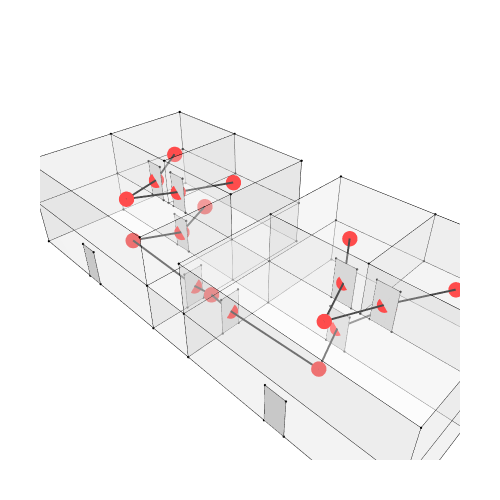

This figure's notebook cell:
### Code cell
Topology.Show(cc_with_doors, doors, dual_graph,
              vertexSizeKey="size",
              vertexColorKey="color",
              edgeWidthKey="width",
              edgeColorKey="color",
              faceOpacity=0.3,
              backgroundColor="white",
              width=500,
              height=500,
              renderer=renderer)

### Figure 1 — Plotly figure (JSON) as saved in the notebook; plotly's stock layout.template omitted (floating-point values rounded to 4 significant figures; data arrays with more than 128 entries replaced by an {"elided": "..."} marker saying what was removed)
{"data": [{"customdata": ["", "", "", "", "", "", "", "", "", "", "", "", "", "", "", "", "", "", "", "", "", "", "", "", "", "", "", "", "", "", "", "", "", "", "", "", "", "", "", "", "", "", "", ""], "hoverinfo": "text", "hovertemplate": ["Click ", "Click ", "Click ", "Click ", "Click ", "Click ", "Click ", "Click ", "Click ", "Click ", "Click ", "Click ", "Click ", "Click ", "Click ", "Click ", "Click ", "Click ", "Click ", "Click ", "Click ", "Click ", "Click ", "Click ", "Click ", "Click ", "Click ", "Click ", "Click ", "Click ", "Click ", "Click ", "Click ", "Click ", "Click ", "Click ", "Click ", "Click ", "Click ", "Click ", "Click ", "Click ", "Click ", "Click "], "hovertext": ["", "", "", "", "", "", "", "", "", "", "", "", "", "", "", "", "", "", "", "", "", "", "", "", "", "", "", "", "", "", "", "", "", "", "", "", "", "", "", "", "", "", "", ""], "legendgroup": "1", "legendrank": 1, "marker": {"color": ["#000000", "#000000", "#000000", "#000000", "#000000", "#000000", "#000000", "#000000", "#000000", "#000000", "#000000", "#000000", "#000000", "#000000", "#000000", "#000000", "#000000", "#000000", "#000000", "#000000", "#000000", "#000000", "#000000", "#000000", "#000000", "#000000", "#000000", "#000000", "#000000", "#000000", "#000000", "#000000", "#000000", "#000000", "#000000", "#000000", "#000000", "#000000", "#000000", "#000000", "#000000", "#000000", "#000000", "#000000"], "line": {"width": 0}, "opacity": 1, "size": [2.8, 2.8, 2.8, 2.8, 2.8, 2.8, 2.8, 2.8, 2.8, 2.8, 2.8, 2.8, 2.8, 2.8, 2.8, 2.8, 2.8, 2.8, 2.8, 2.8, 2.8, 2.8, 2.8, 2.8, 2.8, 2.8, 2.8, 2.8, 2.8, 2.8, 2.8, 2.8, 2.8, 2.8, 2.8, 2.8, 2.8, 2.8, 2.8, 2.8, 2.8, 2.8, 2.8, 2.8], "sizemode": "diameter", "symbol": "circle"}, "mode": "markers", "name": "1: Untitled (Vertices)", "showlegend": false, "text": ["", "", "", "", "", "", "", "", "", "", "", "", "", "", "", "", "", "", "", "", "", "", "", "", "", "", "", "", "", "", "", "", "", "", "", "", "", "", "", "", "", "", "", ""], "type": "scatter3d", "x": [1, 3, 3, 1, 3, 1, 3, 1, 3, 1, 3, 1, 3, 3, 1, 1, -1, -1, -1, -1, -1, -1, -1, 1, -1, 1, -1, -1, 1, 1, 1, 3, 3, 3, 3, 3, 1, -1, 1, -1, 1, 3, 3, 3], "y": [5, 5, 5, 5, 3, 3, 3, 3, 7, 7, 7, 7, 3, 7, 3, 7, 3, 7, 3, 7, 3, 7, 2, 2, 2, 2, -2, -2, -2, -2, 0, 2, 2, -2, -2, 0, 2, 2, 0, -2, -2, 2, 0, -2], "z": [2, 2, 1, 1, 2, 2, 1, 1, 2, 2, 1, 1, 0, 0, 0, 0, 2, 2, 1, 1, 0, 0, 1, 1, 0, 0, 0, 1, 0, 1, 1, 0, 1, 0, 1, 1, 2, 2, 2, 2, 2, 2, 2, 2]}, {"hoverinfo": "text", "hovertext": [], "legendgroup": "2", "legendrank": 2, "line": {"color": "#000000", "dash": "solid", "width": 1}, "marker": {"color": "#000000", "size": 0.25, "symbol": "circle"}, "mode": "markers+lines", "name": "1: Untitled (Edges)", "showlegend": false, "text": [], "type": "scatter3d", "x": {"elided": "258 int values"}, "y": {"elided": "258 int values"}, "z": {"elided": "258 int values"}}, {"cmax": 1, "cmin": 0, "color": "#FAFAFA", "colorscale": [[0, "#440154"], [0.1111, "#482878"], [0.2222, "#3e4989"], [0.3333, "#31688e"], [0.4444, "#26828e"], [0.5556, "#1f9e89"], [0.6667, "#35b779"], [0.7778, "#6ece58"], [0.8889, "#b5de2b"], [1, "#fde725"]], "flatshading": true, "hoverinfo": "text", "hovertext": "", "i": [0, 0, 0, 0, 5, 5, 2, 2, 7, 7, 6, 6, 8, 8, 0, 0, 11, 11, 2, 2, 8, 8, 1, 13, 6, 13, 13, 2, 14, 14, 15, 15, 10, 10, 3, 3, 9, 18, 19, 19, 7, 7, 9, 9, 18, 18, 14, 14, 20, 20, 11, 11, 21, 21, 7, 7, 24, 24, 20, 20, 23, 23, 25, 25, 26, 26, 24, 24, 25, 29, 25, 30, 29, 27, 28, 28, 31, 31, 33, 34, 35, 25, 25, 29, 33, 34, 34, 30, 35, 36, 36, 23, 36, 27, 27, 38, 37, 36, 29, 38, 30, 30, 41, 41, 42, 42, 41, 41, 33, 33, 35, 35, 42, 42, 43, 43], "j": [1, 2, 4, 3, 6, 1, 1, 6, 4, 3, 5, 4, 3, 9, 1, 10, 10, 1, 3, 9, 10, 11, 12, 12, 13, 6, 7, 11, 7, 2, 12, 13, 12, 15, 16, 17, 17, 2, 11, 2, 4, 16, 11, 19, 16, 17, 7, 18, 18, 19, 15, 21, 15, 14, 18, 22, 18, 22, 25, 14, 25, 14, 22, 23, 22, 27, 28, 25, 23, 30, 29, 29, 23, 29, 27, 30, 32, 25, 32, 32, 34, 34, 32, 33, 31, 30, 35, 35, 33, 23, 22, 36, 38, 37, 39, 39, 39, 37, 38, 40, 39, 40, 31, 23, 33, 31, 36, 38, 38, 42, 40, 43, 38, 40, 35, 33], "k": [2, 3, 5, 4, 1, 0, 6, 7, 3, 2, 4, 7, 0, 3, 10, 8, 1, 2, 9, 11, 11, 9, 10, 1, 1, 7, 14, 15, 2, 15, 13, 14, 15, 11, 4, 16, 3, 7, 2, 18, 16, 18, 19, 17, 17, 19, 18, 20, 19, 21, 21, 19, 14, 20, 22, 23, 20, 18, 24, 25, 14, 7, 24, 22, 24, 22, 26, 28, 29, 28, 28, 27, 22, 22, 26, 27, 25, 23, 31, 33, 33, 28, 34, 23, 23, 28, 30, 29, 29, 22, 37, 29, 29, 22, 37, 40, 38, 38, 30, 30, 27, 39, 23, 36, 31, 41, 38, 42, 29, 38, 30, 40, 40, 43, 33, 42], "legendgroup": "3", "legendrank": 3, "lighting": {"facenormalsepsilon": 0}, "name": "1: Untitled (Faces)", "opacity": 0.3, "showlegend": false, "showscale": false, "text": "", "type": "mesh3d", "x": [3, 3, 1, 1, 1, 3, 3, 1, 3, 1, 3, 1, 3, 3, 1, 1, -1, -1, -1, -1, -1, -1, -1, 1, -1, 1, -1, -1, 1, 1, 1, 3, 3, 3, 3, 3, 1, -1, 1, -1, 1, 3, 3, 3], "y": [5, 5, 5, 5, 3, 3, 3, 3, 7, 7, 7, 7, 7, 3, 3, 7, 3, 7, 3, 7, 3, 7, 2, 2, 2, 2, -2, -2, -2, 0, -2, 2, 2, 0, -2, -2, 2, 2, 0, -2, -2, 2, 0, -2], "z": [2, 1, 1, 2, 2, 2, 1, 1, 2, 2, 1, 1, 0, 0, 0, 0, 2, 2, 1, 1, 0, 0, 1, 1, 0, 0, 0, 1, 0, 1, 1, 1, 0, 1, 0, 1, 2, 2, 2, 2, 2, 2, 2, 2]}, {"customdata": ["", "", "", ""], "hoverinfo": "text", "hovertemplate": ["Click ", "Click ", "Click ", "Click "], "hovertext": ["", "", "", ""], "legendgroup": "5", "legendrank": 5, "marker": {"color": ["#000000", "#000000", "#000000", "#000000"], "line": {"width": 0}, "opacity": 1, "size": [2.8, 2.8, 2.8, 2.8], "sizemode": "diameter", "symbol": "circle"}, "mode": "markers", "name": "2: default (Vertices)", "showlegend": false, "text": ["", "", "", ""], "type": "scatter3d", "x": [0.2, 0.2, -0.2, -0.2], "y": [3, 3, 3, 3], "z": [0, 0.8, 0.8, 0]}, {"hoverinfo": "text", "hovertext": [], "legendgroup": "6", "legendrank": 6, "line": {"color": "#000000", "dash": "solid", "width": 1}, "marker": {"color": "#000000", "size": 0.25, "symbol": "circle"}, "mode": "markers+lines", "name": "2: default (Edges)", "showlegend": false, "text": [], "type": "scatter3d", "x": [0.2, 0.2, null, 0.2, -0.2, null, -0.2, -0.2, null, -0.2, 0.2, null], "y": [3, 3, null, 3, 3, null, 3, 3, null, 3, 3, null], "z": [0, 0.8, null, 0.8, 0.8, null, 0.8, 0, null, 0, 0, null]}, {"cmax": 1, "cmin": 0, "color": "#FAFAFA", "colorscale": [[0, "#440154"], [0.1111, "#482878"], [0.2222, "#3e4989"], [0.3333, "#31688e"], [0.4444, "#26828e"], [0.5556, "#1f9e89"], [0.6667, "#35b779"], [0.7778, "#6ece58"], [0.8889, "#b5de2b"], [1, "#fde725"]], "flatshading": true, "hoverinfo": "text", "hovertext": "", "i": [0, 0], "j": [1, 2], "k": [2, 3], "legendgroup": "7", "legendrank": 7, "lighting": {"facenormalsepsilon": 0}, "name": "2: default (Faces)", "opacity": 1, "showlegend": false, "showscale": false, "text": "", "type": "mesh3d", "x": [0.2, 0.2, -0.2, -0.2], "y": [3, 3, 3, 3], "z": [0, 0.8, 0.8, 0]}, {"customdata": ["", "", "", ""], "hoverinfo": "text", "hovertemplate": ["Click ", "Click ", "Click ", "Click "], "hovertext": ["", "", "", ""], "legendgroup": "9", "legendrank": 9, "marker": {"color": ["#000000", "#000000", "#000000", "#000000"], "line": {"width": 0}, "opacity": 1, "size": [2.8, 2.8, 2.8, 2.8], "sizemode": "diameter", "symbol": "circle"}, "mode": "markers", "name": "3: default (Vertices)", "showlegend": false, "text": ["", "", "", ""], "type": "scatter3d", "x": [0.2, -0.2, -0.2, 0.2], "y": [2, 2, 2, 2], "z": [0, 0, 0.8, 0.8]}, {"hoverinfo": "text", "hovertext": [], "legendgroup": "10", "legendrank": 10, "line": {"color": "#000000", "dash": "solid", "width": 1}, "marker": {"color": "#000000", "size": 0.25, "symbol": "circle"}, "mode": "markers+lines", "name": "3: default (Edges)", "showlegend": false, "text": [], "type": "scatter3d", "x": [0.2, -0.2, null, -0.2, -0.2, null, -0.2, 0.2, null, 0.2, 0.2, null], "y": [2, 2, null, 2, 2, null, 2, 2, null, 2, 2, null], "z": [0, 0, null, 0, 0.8, null, 0.8, 0.8, null, 0.8, 0, null]}, {"cmax": 1, "cmin": 0, "color": "#FAFAFA", "colorscale": [[0, "#440154"], [0.1111, "#482878"], [0.2222, "#3e4989"], [0.3333, "#31688e"], [0.4444, "#26828e"], [0.5556, "#1f9e89"], [0.6667, "#35b779"], [0.7778, "#6ece58"], [0.8889, "#b5de2b"], [1, "#fde725"]], "flatshading": true, "hoverinfo": "text", "hovertext": "", "i": [0, 0], "j": [1, 2], "k": [2, 3], "legendgroup": "11", "legendrank": 11, "lighting": {"facenormalsepsilon": 0}, "name": "3: default (Faces)", "opacity": 1, "showlegend": false, "showscale": false, "text": "", "type": "mesh3d", "x": [0.2, 0.2, -0.2, -0.2], "y": [2, 2, 2, 2], "z": [0.8, 0, 0, 0.8]}, {"customdata": ["", "", "", ""], "hoverinfo": "text", "hovertemplate": ["Click ", "Click ", "Click ", "Click "], "hovertext": ["", "", "", ""], "legendgroup": "13", "legendrank": 13, "marker": {"color": ["#000000", "#000000", "#000000", "#000000"], "line": {"width": 0}, "opacity": 1, "size": [2.8, 2.8, 2.8, 2.8], "sizemode": "diameter", "symbol": "circle"}, "mode": "markers", "name": "4: default (Vertices)", "showlegend": false, "text": ["", "", "", ""], "type": "scatter3d", "x": [1, 1, 1, 1], "y": [4.421, 4.821, 4.821, 4.421], "z": [1, 1, 1.8, 1.8]}, {"hoverinfo": "text", "hovertext": [], "legendgroup": "14", "legendrank": 14, "line": {"color": "#000000", "dash": "solid", "width": 1}, "marker": {"color": "#000000", "size": 0.25, "symbol": "circle"}, "mode": "markers+lines", "name": "4: default (Edges)", "showlegend": false, "text": [], "type": "scatter3d", "x": [1, 1, null, 1, 1, null, 1, 1, null, 1, 1, null], "y": [4.421, 4.821, null, 4.821, 4.821, null, 4.821, 4.421, null, 4.421, 4.421, null], "z": [1, 1, null, 1, 1.8, null, 1.8, 1.8, null, 1.8, 1, null]}, {"cmax": 1, "cmin": 0, "color": "#FAFAFA", "colorscale": [[0, "#440154"], [0.1111, "#482878"], [0.2222, "#3e4989"], [0.3333, "#31688e"], [0.4444, "#26828e"], [0.5556, "#1f9e89"], [0.6667, "#35b779"], [0.7778, "#6ece58"], [0.8889, "#b5de2b"], [1, "#fde725"]], "flatshading": true, "hoverinfo": "text", "hovertext": "", "i": [0, 0], "j": [1, 2], "k": [2, 3], "legendgroup": "15", "legendrank": 15, "lighting": {"facenormalsepsilon": 0}, "name": "4: default (Faces)", "opacity": 1, "showlegend": false, "showscale": false, "text": "", "type": "mesh3d", "x": [1, 1, 1, 1], "y": [4.421, 4.421, 4.821, 4.821], "z": [1.8, 1, 1, 1.8]}, {"customdata": ["", "", "", ""], "hoverinfo": "text", "hovertemplate": ["Click ", "Click ", "Click ", "Click "], "hovertext": ["", "", "", ""], "legendgroup": "17", "legendrank": 17, "marker": {"color": ["#000000", "#000000", "#000000", "#000000"], "line": {"width": 0}, "opacity": 1, "size": [2.8, 2.8, 2.8, 2.8], "sizemode": "diameter", "symbol": "circle"}, "mode": "markers", "name": "5: default (Vertices)", "showlegend": false, "text": ["", "", "", ""], "type": "scatter3d", "x": [1, 1, 1, 1], "y": [4.421, 4.821, 4.821, 4.421], "z": [0, 0, 0.8, 0.8]}, {"hoverinfo": "text", "hovertext": [], "legendgroup": "18", "legendrank": 18, "line": {"color": "#000000", "dash": "solid", "width": 1}, "marker": {"color": "#000000", "size": 0.25, "symbol": "circle"}, "mode": "markers+lines", "name": "5: default (Edges)", "showlegend": false, "text": [], "type": "scatter3d", "x": [1, 1, null, 1, 1, null, 1, 1, null, 1, 1, null], "y": [4.421, 4.821, null, 4.821, 4.821, null, 4.821, 4.421, null, 4.421, 4.421, null], "z": [0, 0, null, 0, 0.8, null, 0.8, 0.8, null, 0.8, 0, null]}, {"cmax": 1, "cmin": 0, "color": "#FAFAFA", "colorscale": [[0, "#440154"], [0.1111, "#482878"], [0.2222, "#3e4989"], [0.3333, "#31688e"], [0.4444, "#26828e"], [0.5556, "#1f9e89"], [0.6667, "#35b779"], [0.7778, "#6ece58"], [0.8889, "#b5de2b"], [1, "#fde725"]], "flatshading": true, "hoverinfo": "text", "hovertext": "", "i": [0, 0], "j": [1, 2], "k": [2, 3], "legendgroup": "19", "legendrank": 19, "lighting": {"facenormalsepsilon": 0}, "name": "5: default (Faces)", "opacity": 1, "showlegend": false, "showscale": false, "text": "", "type": "mesh3d", "x": [1, 1, 1, 1], "y": [4.421, 4.421, 4.821, 4.821], "z": [0.8, 0, 0, 0.8]}, {"customdata": ["", "", "", ""], "hoverinfo": "text", "hovertemplate": ["Click ", "Click ", "Click ", "Click "], "hovertext": ["", "", "", ""], "legendgroup": "21", "legendrank": 21, "marker": {"color": ["#000000", "#000000", "#000000", "#000000"], "line": {"width": 0}, "opacity": 1, "size": [2.8, 2.8, 2.8, 2.8], "sizemode": "diameter", "symbol": "circle"}, "mode": "markers", "name": "6: default (Vertices)", "showlegend": false, "text": ["", "", "", ""], "type": "scatter3d", "x": [1, 1, 1, 1], "y": [5.579, 5.579, 5.179, 5.179], "z": [1, 1.8, 1.8, 1]}, {"hoverinfo": "text", "hovertext": [], "legendgroup": "22", "legendrank": 22, "line": {"color": "#000000", "dash": "solid", "width": 1}, "marker": {"color": "#000000", "size": 0.25, "symbol": "circle"}, "mode": "markers+lines", "name": "6: default (Edges)", "showlegend": false, "text": [], "type": "scatter3d", "x": [1, 1, null, 1, 1, null, 1, 1, null, 1, 1, null], "y": [5.579, 5.579, null, 5.579, 5.179, null, 5.179, 5.179, null, 5.179, 5.579, null], "z": [1, 1.8, null, 1.8, 1.8, null, 1.8, 1, null, 1, 1, null]}, {"cmax": 1, "cmin": 0, "color": "#FAFAFA", "colorscale": [[0, "#440154"], [0.1111, "#482878"], [0.2222, "#3e4989"], [0.3333, "#31688e"], [0.4444, "#26828e"], [0.5556, "#1f9e89"], [0.6667, "#35b779"], [0.7778, "#6ece58"], [0.8889, "#b5de2b"], [1, "#fde725"]], "flatshading": true, "hoverinfo": "text", "hovertext": "", "i": [0, 0], "j": [1, 3], "k": [2, 1], "legendgroup": "23", "legendrank": 23, "lighting": {"facenormalsepsilon": 0}, "name": "6: default (Faces)", "opacity": 1, "showlegend": false, "showscale": false, "text": "", "type": "mesh3d", "x": [1, 1, 1, 1], "y": [5.179, 5.579, 5.579, 5.179], "z": [1.8, 1, 1.8, 1]}, {"customdata": ["", "", "", ""], "hoverinfo": "text", "hovertemplate": ["Click ", "Click ", "Click ", "Click "], "hovertext": ["", "", "", ""], "legendgroup": "25", "legendrank": 25, "marker": {"color": ["#000000", "#000000", "#000000", "#000000"], "line": {"width": 0}, "opacity": 1, "size": [2.8, 2.8, 2.8, 2.8], "sizemode": "diameter", "symbol": "circle"}, "mode": "markers", "name": "7: default (Vertices)", "showlegend": false, "text": ["", "", "", ""], "type": "scatter3d", "x": [-1, -1, -1, -1], "y": [5.2, 5.2, 4.8, 4.8], "z": [0, 0.8, 0.8, 0]}, {"hoverinfo": "text", "hovertext": [], "legendgroup": "26", "legendrank": 26, "line": {"color": "#000000", "dash": "solid", "width": 1}, "marker": {"color": "#000000", "size": 0.25, "symbol": "circle"}, "mode": "markers+lines", "name": "7: default (Edges)", "showlegend": false, "text": [], "type": "scatter3d", "x": [-1, -1, null, -1, -1, null, -1, -1, null, -1, -1, null], "y": [5.2, 5.2, null, 5.2, 4.8, null, 4.8, 4.8, null, 4.8, 5.2, null], "z": [0, 0.8, null, 0.8, 0.8, null, 0.8, 0, null, 0, 0, null]}, {"cmax": 1, "cmin": 0, "color": "#FAFAFA", "colorscale": [[0, "#440154"], [0.1111, "#482878"], [0.2222, "#3e4989"], [0.3333, "#31688e"], [0.4444, "#26828e"], [0.5556, "#1f9e89"], [0.6667, "#35b779"], [0.7778, "#6ece58"], [0.8889, "#b5de2b"], [1, "#fde725"]], "flatshading": true, "hoverinfo": "text", "hovertext": "", "i": [0, 0], "j": [1, 3], "k": [2, 1], "legendgroup": "27", "legendrank": 27, "lighting": {"facenormalsepsilon": 0}, "name": "7: default (Faces)", "opacity": 1, "showlegend": false, "showscale": false, "text": "", "type": "mesh3d", "x": [-1, -1, -1, -1], "y": [4.8, 5.2, 5.2, 4.8], "z": [0.8, 0, 0.8, 0]}, {"customdata": ["", "", "", ""], "hoverinfo": "text", "hovertemplate": ["Click ", "Click ", "Click ", "Click "], "hovertext": ["", "", "", ""], "legendgroup": "29", "legendrank": 29, "marker": {"color": ["#000000", "#000000", "#000000", "#000000"], "line": {"width": 0}, "opacity": 1, "size": [2.8, 2.8, 2.8, 2.8], "sizemode": "diameter", "symbol": "circle"}, "mode": "markers", "name": "8: default (Vertices)", "showlegend": false, "text": ["", "", "", ""], "type": "scatter3d", "x": [1, 1, 1, 1], "y": [0.5786, 0.5786, 0.1786, 0.1786], "z": [1, 1.8, 1.8, 1]}, {"hoverinfo": "text", "hovertext": [], "legendgroup": "30", "legendrank": 30, "line": {"color": "#000000", "dash": "solid", "width": 1}, "marker": {"color": "#000000", "size": 0.25, "symbol": "circle"}, "mode": "markers+lines", "name": "8: default (Edges)", "showlegend": false, "text": [], "type": "scatter3d", "x": [1, 1, null, 1, 1, null, 1, 1, null, 1, 1, null], "y": [0.5786, 0.5786, null, 0.5786, 0.1786, null, 0.1786, 0.1786, null, 0.1786, 0.5786, null], "z": [1, 1.8, null, 1.8, 1.8, null, 1.8, 1, null, 1, 1, null]}, {"cmax": 1, "cmin": 0, "color": "#FAFAFA", "colorscale": [[0, "#440154"], [0.1111, "#482878"], [0.2222, "#3e4989"], [0.3333, "#31688e"], [0.4444, "#26828e"], [0.5556, "#1f9e89"], [0.6667, "#35b779"], [0.7778, "#6ece58"], [0.8889, "#b5de2b"], [1, "#fde725"]], "flatshading": true, "hoverinfo": "text", "hovertext": "", "i": [0, 0], "j": [1, 3], "k": [2, 1], "legendgroup": "31", "legendrank": 31, "lighting": {"facenormalsepsilon": 0}, "name": "8: default (Faces)", "opacity": 1, "showlegend": false, "showscale": false, "text": "", "type": "mesh3d", "x": [1, 1, 1, 1], "y": [0.1786, 0.5786, 0.5786, 0.1786], "z": [1.8, 1, 1.8, 1]}, {"customdata": ["", "", "", ""], "hoverinfo": "text", "hovertemplate": ["Click ", "Click ", "Click ", "Click "], "hovertext": ["", "", "", ""], "legendgroup": "33", "legendrank": 33, "marker": {"color": ["#000000", "#000000", "#000000", "#000000"], "line": {"width": 0}, "opacity": 1, "size": [2.8, 2.8, 2.8, 2.8], "sizemode": "diameter", "symbol": "circle"}, "mode": "markers", "name": "9: default (Vertices)", "showlegend": false, "text": ["", "", "", ""], "type": "scatter3d", "x": [1, 1, 1, 1], "y": [0.5786, 0.5786, 0.1786, 0.1786], "z": [0, 0.8, 0.8, 0]}, {"hoverinfo": "text", "hovertext": [], "legendgroup": "34", "legendrank": 34, "line": {"color": "#000000", "dash": "solid", "width": 1}, "marker": {"color": "#000000", "size": 0.25, "symbol": "circle"}, "mode": "markers+lines", "name": "9: default (Edges)", "showlegend": false, "text": [], "type": "scatter3d", "x": [1, 1, null, 1, 1, null, 1, 1, null, 1, 1, null], "y": [0.5786, 0.5786, null, 0.5786, 0.1786, null, 0.1786, 0.1786, null, 0.1786, 0.5786, null], "z": [0, 0.8, null, 0.8, 0.8, null, 0.8, 0, null, 0, 0, null]}, {"cmax": 1, "cmin": 0, "color": "#FAFAFA", "colorscale": [[0, "#440154"], [0.1111, "#482878"], [0.2222, "#3e4989"], [0.3333, "#31688e"], [0.4444, "#26828e"], [0.5556, "#1f9e89"], [0.6667, "#35b779"], [0.7778, "#6ece58"], [0.8889, "#b5de2b"], [1, "#fde725"]], "flatshading": true, "hoverinfo": "text", "hovertext": "", "i": [0, 0], "j": [1, 3], "k": [2, 1], "legendgroup": "35", "legendrank": 35, "lighting": {"facenormalsepsilon": 0}, "name": "9: default (Faces)", "opacity": 1, "showlegend": false, "showscale": false, "text": "", "type": "mesh3d", "x": [1, 1, 1, 1], "y": [0.1786, 0.5786, 0.5786, 0.1786], "z": [0.8, 0, 0.8, 0]}, {"customdata": ["", "", "", ""], "hoverinfo": "text", "hovertemplate": ["Click ", "Click ", "Click ", "Click "], "hovertext": ["", "", "", ""], "legendgroup": "37", "legendrank": 37, "marker": {"color": ["#000000", "#000000", "#000000", "#000000"], "line": {"width": 0}, "opacity": 1, "size": [2.8, 2.8, 2.8, 2.8], "sizemode": "diameter", "symbol": "circle"}, "mode": "markers", "name": "10: default (Vertices)", "showlegend": false, "text": ["", "", "", ""], "type": "scatter3d", "x": [1, 1, 1, 1], "y": [-0.5786, -0.1786, -0.1786, -0.5786], "z": [1, 1, 1.8, 1.8]}, {"hoverinfo": "text", "hovertext": [], "legendgroup": "38", "legendrank": 38, "line": {"color": "#000000", "dash": "solid", "width": 1}, "marker": {"color": "#000000", "size": 0.25, "symbol": "circle"}, "mode": "markers+lines", "name": "10: default (Edges)", "showlegend": false, "text": [], "type": "scatter3d", "x": [1, 1, null, 1, 1, null, 1, 1, null, 1, 1, null], "y": [-0.5786, -0.1786, null, -0.1786, -0.1786, null, -0.1786, -0.5786, null, -0.5786, -0.5786, null], "z": [1, 1, null, 1, 1.8, null, 1.8, 1.8, null, 1.8, 1, null]}, {"cmax": 1, "cmin": 0, "color": "#FAFAFA", "colorscale": [[0, "#440154"], [0.1111, "#482878"], [0.2222, "#3e4989"], [0.3333, "#31688e"], [0.4444, "#26828e"], [0.5556, "#1f9e89"], [0.6667, "#35b779"], [0.7778, "#6ece58"], [0.8889, "#b5de2b"], [1, "#fde725"]], "flatshading": true, "hoverinfo": "text", "hovertext": "", "i": [0, 0], "j": [1, 2], "k": [2, 3], "legendgroup": "39", "legendrank": 39, "lighting": {"facenormalsepsilon": 0}, "name": "10: default (Faces)", "opacity": 1, "showlegend": false, "showscale": false, "text": "", "type": "mesh3d", "x": [1, 1, 1, 1], "y": [-0.5786, -0.5786, -0.1786, -0.1786], "z": [1.8, 1, 1, 1.8]}, {"customdata": ["", "", "", ""], "hoverinfo": "text", "hovertemplate": ["Click ", "Click ", "Click ", "Click "], "hovertext": ["", "", "", ""], "legendgroup": "41", "legendrank": 41, "marker": {"color": ["#000000", "#000000", "#000000", "#000000"], "line": {"width": 0}, "opacity": 1, "size": [2.8, 2.8, 2.8, 2.8], "sizemode": "diameter", "symbol": "circle"}, "mode": "markers", "name": "11: default (Vertices)", "showlegend": false, "text": ["", "", "", ""], "type": "scatter3d", "x": [-1, -1, -1, -1], "y": [-0.2, 0.2, 0.2, -0.2], "z": [0, 0, 0.8, 0.8]}, {"hoverinfo": "text", "hovertext": [], "legendgroup": "42", "legendrank": 42, "line": {"color": "#000000", "dash": "solid", "width": 1}, "marker": {"color": "#000000", "size": 0.25, "symbol": "circle"}, "mode": "markers+lines", "name": "11: default (Edges)", "showlegend": false, "text": [], "type": "scatter3d", "x": [-1, -1, null, -1, -1, null, -1, -1, null, -1, -1, null], "y": [-0.2, 0.2, null, 0.2, 0.2, null, 0.2, -0.2, null, -0.2, -0.2, null], "z": [0, 0, null, 0, 0.8, null, 0.8, 0.8, null, 0.8, 0, null]}, {"cmax": 1, "cmin": 0, "color": "#FAFAFA", "colorscale": [[0, "#440154"], [0.1111, "#482878"], [0.2222, "#3e4989"], [0.3333, "#31688e"], [0.4444, "#26828e"], [0.5556, "#1f9e89"], [0.6667, "#35b779"], [0.7778, "#6ece58"], [0.8889, "#b5de2b"], [1, "#fde725"]], "flatshading": true, "hoverinfo": "text", "hovertext": "", "i": [0, 0], "j": [1, 2], "k": [2, 3], "legendgroup": "43", "legendrank": 43, "lighting": {"facenormalsepsilon": 0}, "name": "11: default (Faces)", "opacity": 1, "showlegend": false, "showscale": false, "text": "", "type": "mesh3d", "x": [-1, -1, -1, -1], "y": [-0.2, -0.2, 0.2, 0.2], "z": [0.8, 0, 0, 0.8]}, {"hoverinfo": "text", "hovertext": [], "legendgroup": "46", "legendrank": 46, "line": {"color": "#000000", "dash": "solid", "width": 4}, "marker": {"color": "#000000", "size": 1, "symbol": "circle"}, "mode": "markers+lines", "name": "12: Untitled Graph (Edges)", "showlegend": false, "text": [], "type": "scatter3d", "x": [0, 1.01, null, 0, 1.01, null, 0, 0.01, null, 0, 1.01, null, 2, 1.01, null, 0, 1.01, null, 2, 1.01, null, 2, 1.01, null, 0, 1.01, null, 0, 1.01, null, 2, 1.01, null, 2, 1.01, null, 0, 0.01, null, 0, 0.01, null, 0, 0.01, null, 2, 1.01, null], "y": [0, 0.3886, null, 0, -0.3686, null, 0, 2.01, null, 0, 0.3886, null, -1, -0.3686, null, 5, 5.389, null, 6, 5.389, null, 4, 4.631, null, 5, 4.631, null, 5, 4.631, null, 5, 4.631, null, 1, 0.3886, null, 5, 3.01, null, 2.5, 2.01, null, 2.5, 3.01, null, 0, 0.3886, null], "z": [1.5, 1.41, null, 1.5, 1.41, null, 0.5, 0.41, null, 0.5, 0.41, null, 1.5, 1.41, null, 1.5, 1.41, null, 1.5, 1.41, null, 1.5, 1.41, null, 1.5, 1.41, null, 0.5, 0.41, null, 0.5, 0.41, null, 1.5, 1.41, null, 0.5, 0.41, null, 0.5, 0.41, null, 0.5, 0.41, null, 0.5, 0.41, null]}, {"customdata": ["", "", "", "", "", "", "", "", "", "", "", "", "", "", "", "", "", "", ""], "hoverinfo": "text", "hovertemplate": ["Click ", "Click ", "Click ", "Click ", "Click ", "Click ", "Click ", "Click ", "Click ", "Click ", "Click ", "Click ", "Click ", "Click ", "Click ", "Click ", "Click ", "Click ", "Click "], "hovertext": ["", "", "", "", "", "", "", "", "", "", "", "", "", "", "", "", "", "", ""], "legendgroup": "45", "legendrank": 45, "marker": {"color": ["#FF0000", "#FF0000", "#FF0000", "#FF0000", "#FF0000", "#FF0000", "#FF0000", "#FF0000", "#FF0000", "#FF0000", "#FF0000", "#FF0000", "#FF0000", "#FF0000", "#FF0000", "#FF0000", "#FF0000", "#FF0000", "#FF0000"], "line": {"width": 0}, "opacity": 1, "size": [18, 18, 18, 18, 18, 18, 18, 18, 18, 18, 18, 18, 18, 18, 18, 18, 18, 18, 18], "sizemode": "diameter", "symbol": "circle"}, "mode": "markers", "name": "12: Untitled Graph (Vertices)", "showlegend": false, "text": ["", "", "", "", "", "", "", "", "", "", "", "", "", "", "", "", "", "", ""], "type": "scatter3d", "x": [0, 0, 2, 1.01, 2, 1.01, 1.01, 2, 2, 2, 0, 0, 0, 2, 0.01, 1.01, 0.01, 1.01, 1.01], "y": [0, 0, -1, 5.389, 4, 4.631, 4.631, 1, 6, 5, 5, 5, 2.5, 0, 3.01, -0.3686, 2.01, 0.3886, 0.3886], "z": [1.5, 0.5, 1.5, 1.41, 1.5, 1.41, 0.41, 1.5, 1.5, 0.5, 1.5, 0.5, 0.5, 0.5, 0.41, 1.41, 0.41, 1.41, 0.41]}], "layout": {"autosize": true, "height": 500, "margin": {"b": 40, "l": 40, "r": 40, "t": 40}, "paper_bgcolor": "#FFFFFF", "plot_bgcolor": "#FFFFFF", "scene": {"aspectmode": "data", "camera": {"center": {"x": 0, "y": 0, "z": 0}, "eye": {"x": -1.25, "y": -1.25, "z": 1.25}, "projection": {"type": "perspective"}, "up": {"x": 0, "y": 0, "z": 1}}, "xaxis": {"visible": false}, "yaxis": {"visible": false}, "zaxis": {"visible": false}}, "showlegend": true, "width": 500, "xaxis": {"showgrid": false, "visible": false, "zeroline": false}, "yaxis": {"showgrid": false, "visible": false, "zeroline": false}}}
